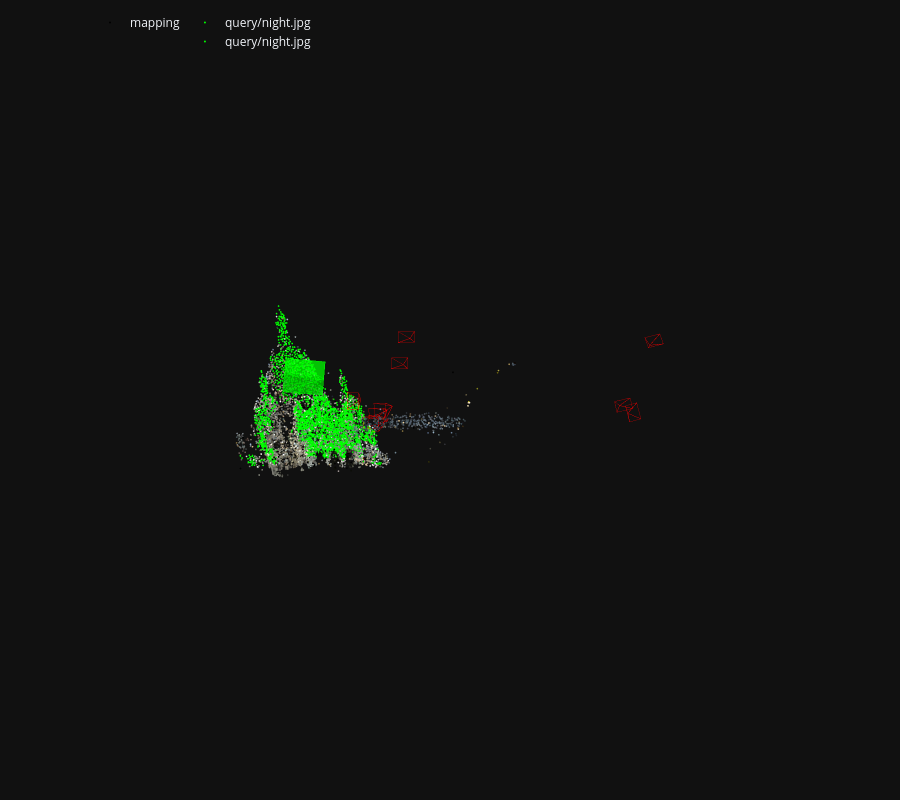

The notebook cell saved with this chart:
### Code cell
# pose = pycolmap.Image(tvec=ret['tvec'], qvec=ret['qvec'])
# pose = pycolmap.Image({
#     "qvec": np.array([
#         ret['cam_from_world'].rotation.quat[3],     # w
#         ret['cam_from_world'].rotation.quat[0],     # x
#         ret['cam_from_world'].rotation.quat[1],     # y
#         ret['cam_from_world'].rotation.quat[2],     # z
#     ], dtype=float),
#     "tvec": np.array(ret['cam_from_world'].translation, dtype=float),
#     "camera_id": 1,      # (bắt buộc, nhưng số gì cũng được nếu chỉ visualize)
#     "image_id": 1,
# })
# viz_3d.plot_camera_colmap(fig, pose, camera, color='rgba(0,255,0,0.5)', name=query, fill=True)
viz_3d_1.plot_camera_colmap(fig, ret, camera, color='rgba(0,255,0,0.5)', name=query, fill=True)
# visualize 2D-3D correspodences
# inl_3d = np.array([model.points3D[pid].xyz for pid in np.array(log['points3D_ids'])[ret['inliers']]])
inl_3d = np.array([model.points3D[pid].xyz for pid in np.array(log['points3D_ids'])[ret['inlier_mask']]])
viz_3d_1.plot_points(fig, inl_3d, color="lime", ps=1, name=query)
fig.show()

### Figure 1 — Plotly figure (JSON) as saved in the notebook; plotly's stock layout.template omitted (floating-point values rounded to 4 significant figures; data arrays with more than 128 entries replaced by an {"elided": "..."} marker saying what was removed)
{"data": [{"legendgroup": "mapping", "marker": {"color": {"elided": "7365x3 int values"}, "line": {"width": 0}, "size": 1}, "mode": "markers", "name": "mapping", "type": "scatter3d", "x": {"elided": "7365 float values"}, "y": {"elided": "7365 float values"}, "z": {"elided": "7365 float values"}}, {"hovertemplate": "Image:<br>    image_id = 1<br>    camera_id = 1<br>    frame_id = 1<br>    data_id: data_t:<br>        sensor_id: sensor_t:<br>            type = SensorType.CAMERA<br>            id = 1<br>        id = 1<br>    camera: Camera:<br>        camera_id = 1<br>        sensor_id: sensor_t:<br>            type = SensorType.CAMERA<br>            id = 1<br>        model = CameraModelId.SIMPLE_RADIAL<br>        width = 780<br>        height = 1063<br>        focal_length = 1243.786830790643<br>        focal_length_x = 1243.786830790643<br>        focal_length_y = 1243.786830790643<br>        has_prior_focal_length = False<br>        principal_point_x = 390.0<br>        principal_point_y = 531.5<br>        params_info = f, cx, cy, k<br>        params = [1.24378683e+03 3.90000000e+02 5.31500000e+02 8.92278804e-03]<br>    frame: Frame:<br>        frame_id = 1<br>        rig_id = 1<br>        data_ids = {data_t(sensor_id=sensor_t(type=SensorType.CAMERA, id=1), id=1)}<br>        rig: Rig:<br>            rig_id = 1<br>            ref_sensor_id: sensor_t:<br>                type = SensorType.CAMERA<br>                id = 1<br>            non_ref_sensors = {}<br>        rig_from_world: Rigid3d:<br>            rotation: Rotation3d:<br>                quat = [ 0.06192758  0.20216578 -0.02429493  0.97708942]<br>            translation = [-0.86535677 -0.08929661 -1.38347893]<br>    name = 02928139_3448003521.jpg<br>    has_pose = True<br>    points2D = P ... 5288 elements ... ]<br>    num_points3D = 2695", "legendgroup": "mapping", "line": {"color": "rgba(255,0,0,0.5)", "width": 1}, "mode": "lines", "name": "1", "showlegend": false, "type": "scatter3d", "x": [-0.8654, -1.071, -0.896, -0.8654, -0.896, -0.9018, -0.8654, -0.9018, -1.076, -0.8654, -1.076, -1.071], "y": [-0.0893, -0.191, -0.1772, -0.0893, -0.1772, 0.07999, -0.0893, 0.07999, 0.06618, -0.0893, 0.06618, -0.191], "z": [-1.383, -1.127, -1.053, -1.383, -1.053, -1.087, -1.383, -1.087, -1.161, -1.383, -1.161, -1.127]}, {"hovertemplate": "Image:<br>    image_id = 2<br>    camera_id = 2<br>    frame_id = 2<br>    data_id: data_t:<br>        sensor_id: sensor_t:<br>            type = SensorType.CAMERA<br>            id = 2<br>        id = 2<br>    camera: Camera:<br>        camera_id = 2<br>        sensor_id: sensor_t:<br>            type = SensorType.CAMERA<br>            id = 2<br>        model = CameraModelId.SIMPLE_RADIAL<br>        width = 1080<br>        height = 695<br>        focal_length = 795.9337258160901<br>        focal_length_x = 795.9337258160901<br>        focal_length_y = 795.9337258160901<br>        has_prior_focal_length = False<br>        principal_point_x = 540.0<br>        principal_point_y = 347.5<br>        params_info = f, cx, cy, k<br>        params = [ 7.95933726e+02  5.40000000e+02  3.47500000e+02 -6.88322853e-03]<br>    frame: Frame:<br>        frame_id = 2<br>        rig_id = 2<br>        data_ids = {data_t(sensor_id=sensor_t(type=SensorType.CAMERA, id=2), id=2)}<br>        rig: Rig:<br>            rig_id = 2<br>            ref_sensor_id: sensor_t:<br>                type = SensorType.CAMERA<br>                id = 2<br>            non_ref_sensors = {}<br>        rig_from_world: Rigid3d:<br>            rotation: Rotation3d:<br>                quat = [-3.41390676e-02  1.43330700e-01  3.29324671e-04  9.89085803e-01]<br>            translation = [-0.09984486 -1.1563251  -3.67948781]<br>    name = 03903474_1471484089.jpg<br>    has_pose = True<br>    points2D = P ... 5961 elements ... ]<br>    num_points3D = 2903", "legendgroup": "mapping", "line": {"color": "rgba(255,0,0,0.5)", "width": 1}, "mode": "lines", "name": "2", "showlegend": false, "type": "scatter3d", "x": [-0.09984, -0.2806, -0.02775, -0.09984, -0.02775, -0.0293, -0.09984, -0.0293, -0.2821, -0.09984, -0.2821, -0.2806], "y": [-1.156, -1.253, -1.255, -1.156, -1.255, -1.086, -1.156, -1.086, -1.083, -1.156, -1.083, -1.253], "z": [-3.679, -3.537, -3.462, -3.679, -3.462, -3.45, -3.679, -3.45, -3.525, -3.679, -3.525, -3.537]}, {"hovertemplate": "Image:<br>    image_id = 3<br>    camera_id = 3<br>    frame_id = 3<br>    data_id: data_t:<br>        sensor_id: sensor_t:<br>            type = SensorType.CAMERA<br>            id = 3<br>        id = 3<br>    camera: Camera:<br>        camera_id = 3<br>        sensor_id: sensor_t:<br>            type = SensorType.CAMERA<br>            id = 3<br>        model = CameraModelId.SIMPLE_RADIAL<br>        width = 1068<br>        height = 694<br>        focal_length = 870.086598464588<br>        focal_length_x = 870.086598464588<br>        focal_length_y = 870.086598464588<br>        has_prior_focal_length = False<br>        principal_point_x = 534.0<br>        principal_point_y = 347.0<br>        params_info = f, cx, cy, k<br>        params = [ 8.70086598e+02  5.34000000e+02  3.47000000e+02 -1.95923032e-02]<br>    frame: Frame:<br>        frame_id = 3<br>        rig_id = 3<br>        data_ids = {data_t(sensor_id=sensor_t(type=SensorType.CAMERA, id=3), id=3)}<br>        rig: Rig:<br>            rig_id = 3<br>            ref_sensor_id: sensor_t:<br>                type = SensorType.CAMERA<br>                id = 3<br>            non_ref_sensors = {}<br>        rig_from_world: Rigid3d:<br>            rotation: Rotation3d:<br>                quat = [ 0.02324549 -0.14484989  0.11486423  0.98248886]<br>            translation = [ 3.15236165 -0.04735117 -2.3542047 ]<br>    name = 10265353_3838484249.jpg<br>    has_pose = True<br>    points2D = P ... 7452 elements ... ]<br>    num_points3D = 3619", "legendgroup": "mapping", "line": {"color": "rgba(255,0,0,0.5)", "width": 1}, "mode": "lines", "name": "3", "showlegend": false, "type": "scatter3d", "x": [3.152, 3.074, 3.317, 3.152, 3.317, 3.354, 3.152, 3.354, 3.111, 3.152, 3.111, 3.074], "y": [-0.04735, -0.0968, -0.1574, -0.04735, -0.1574, 0.007369, -0.04735, 0.007369, 0.06798, -0.04735, 0.06798, -0.0968], "z": [-2.354, -2.108, -2.181, -2.354, -2.181, -2.194, -2.354, -2.194, -2.121, -2.354, -2.121, -2.108]}, {"hovertemplate": "Image:<br>    image_id = 4<br>    camera_id = 4<br>    frame_id = 4<br>    data_id: data_t:<br>        sensor_id: sensor_t:<br>            type = SensorType.CAMERA<br>            id = 4<br>        id = 4<br>    camera: Camera:<br>        camera_id = 4<br>        sensor_id: sensor_t:<br>            type = SensorType.CAMERA<br>            id = 4<br>        model = CameraModelId.SIMPLE_RADIAL<br>        width = 1013<br>        height = 673<br>        focal_length = 2024.2003712895953<br>        focal_length_x = 2024.2003712895953<br>        focal_length_y = 2024.2003712895953<br>        has_prior_focal_length = False<br>        principal_point_x = 506.5<br>        principal_point_y = 336.5<br>        params_info = f, cx, cy, k<br>        params = [ 2.02420037e+03  5.06500000e+02  3.36500000e+02 -6.60288827e-02]<br>    frame: Frame:<br>        frame_id = 4<br>        rig_id = 4<br>        data_ids = {data_t(sensor_id=sensor_t(type=SensorType.CAMERA, id=4), id=4)}<br>        rig: Rig:<br>            rig_id = 4<br>            ref_sensor_id: sensor_t:<br>                type = SensorType.CAMERA<br>                id = 4<br>            non_ref_sensors = {}<br>        rig_from_world: Rigid3d:<br>            rotation: Rotation3d:<br>                quat = [0.0752124  0.1676232  0.00099481 0.9829774 ]<br>            translation = [-0.4555167   0.37877063  4.75627711]<br>    name = 17295357_9106075285.jpg<br>    has_pose = True<br>    points2D = P ... 5992 elements ... ]<br>    num_points3D = 2777", "legendgroup": "mapping", "line": {"color": "rgba(255,0,0,0.5)", "width": 1}, "mode": "lines", "name": "4", "showlegend": false, "type": "scatter3d", "x": [-0.4555, -0.7372, -0.5038, -0.4555, -0.5038, -0.4994, -0.4555, -0.4994, -0.7328, -0.4555, -0.7328, -0.7372], "y": [0.3788, 0.3679, 0.3737, 0.3788, 0.3737, 0.5361, 0.3788, 0.5361, 0.5304, 0.3788, 0.5304, 0.3679], "z": [4.756, 5.188, 5.27, 4.756, 5.27, 5.246, 4.756, 5.246, 5.164, 4.756, 5.164, 5.188]}, {"hovertemplate": "Image:<br>    image_id = 5<br>    camera_id = 5<br>    frame_id = 5<br>    data_id: data_t:<br>        sensor_id: sensor_t:<br>            type = SensorType.CAMERA<br>            id = 5<br>        id = 5<br>    camera: Camera:<br>        camera_id = 5<br>        sensor_id: sensor_t:<br>            type = SensorType.CAMERA<br>            id = 5<br>        model = CameraModelId.SIMPLE_RADIAL<br>        width = 1067<br>        height = 694<br>        focal_length = 853.3147010316561<br>        focal_length_x = 853.3147010316561<br>        focal_length_y = 853.3147010316561<br>        has_prior_focal_length = False<br>        principal_point_x = 533.5<br>        principal_point_y = 347.0<br>        params_info = f, cx, cy, k<br>        params = [8.53314701e+02 5.33500000e+02 3.47000000e+02 6.25201696e-03]<br>    frame: Frame:<br>        frame_id = 5<br>        rig_id = 5<br>        data_ids = {data_t(sensor_id=sensor_t(type=SensorType.CAMERA, id=5), id=5)}<br>        rig: Rig:<br>            rig_id = 5<br>            ref_sensor_id: sensor_t:<br>                type = SensorType.CAMERA<br>                id = 5<br>            non_ref_sensors = {}<br>        rig_from_world: Rigid3d:<br>            rotation: Rotation3d:<br>                quat = [-0.12034216 -0.18243889  0.15192684  0.96392533]<br>            translation = [ 3.62155421 -0.98846067 -2.44203984]<br>    name = 32809961_8274055477.jpg<br>    has_pose = True<br>    points2D = P ... 5325 elements ... ]<br>    num_points3D = 2526", "legendgroup": "mapping", "line": {"color": "rgba(255,0,0,0.5)", "width": 1}, "mode": "lines", "name": "5", "showlegend": false, "type": "scatter3d", "x": [3.622, 3.543, 3.774, 3.622, 3.774, 3.831, 3.622, 3.831, 3.6, 3.622, 3.6, 3.543], "y": [-0.9885, -1.094, -1.159, -0.9885, -1.159, -1.002, -0.9885, -1.002, -0.9376, -0.9885, -0.9376, -1.094], "z": [-2.442, -2.218, -2.319, -2.442, -2.319, -2.289, -2.442, -2.289, -2.188, -2.442, -2.188, -2.218]}, {"hovertemplate": "Image:<br>    image_id = 6<br>    camera_id = 6<br>    frame_id = 6<br>    data_id: data_t:<br>        sensor_id: sensor_t:<br>            type = SensorType.CAMERA<br>            id = 6<br>        id = 6<br>    camera: Camera:<br>        camera_id = 6<br>        sensor_id: sensor_t:<br>            type = SensorType.CAMERA<br>            id = 6<br>        model = CameraModelId.SIMPLE_RADIAL<br>        width = 1083<br>        height = 698<br>        focal_length = 856.6520101686133<br>        focal_length_x = 856.6520101686133<br>        focal_length_y = 856.6520101686133<br>        has_prior_focal_length = False<br>        principal_point_x = 541.5<br>        principal_point_y = 349.0<br>        params_info = f, cx, cy, k<br>        params = [ 8.56652010e+02  5.41500000e+02  3.49000000e+02 -1.51180031e-02]<br>    frame: Frame:<br>        frame_id = 6<br>        rig_id = 6<br>        data_ids = {data_t(sensor_id=sensor_t(type=SensorType.CAMERA, id=6), id=6)}<br>        rig: Rig:<br>            rig_id = 6<br>            ref_sensor_id: sensor_t:<br>                type = SensorType.CAMERA<br>                id = 6<br>            non_ref_sensors = {}<br>        rig_from_world: Rigid3d:<br>            rotation: Rotation3d:<br>                quat = [-0.0303006   0.14591685 -0.00677813  0.98880949]<br>            translation = [-0.20349817 -0.68031899 -2.31597248]<br>    name = 44120379_8371960244.jpg<br>    has_pose = True<br>    points2D = P ... 4842 elements ... ]<br>    num_points3D = 3207", "legendgroup": "mapping", "line": {"color": "rgba(255,0,0,0.5)", "width": 1}, "mode": "lines", "name": "6", "showlegend": false, "type": "scatter3d", "x": [-0.2035, -0.3884, -0.1353, -0.2035, -0.1353, -0.1391, -0.2035, -0.1391, -0.3922, -0.2035, -0.3922, -0.3884], "y": [-0.6803, -0.7789, -0.7777, -0.6803, -0.7777, -0.6076, -0.6803, -0.6076, -0.6088, -0.6803, -0.6088, -0.7789], "z": [-2.316, -2.159, -2.083, -2.316, -2.083, -2.073, -2.316, -2.073, -2.149, -2.316, -2.149, -2.159]}, {"hovertemplate": "Image:<br>    image_id = 7<br>    camera_id = 7<br>    frame_id = 7<br>    data_id: data_t:<br>        sensor_id: sensor_t:<br>            type = SensorType.CAMERA<br>            id = 7<br>        id = 7<br>    camera: Camera:<br>        camera_id = 7<br>        sensor_id: sensor_t:<br>            type = SensorType.CAMERA<br>            id = 7<br>        model = CameraModelId.SIMPLE_RADIAL<br>        width = 761<br>        height = 1015<br>        focal_length = 2709.241932204964<br>        focal_length_x = 2709.241932204964<br>        focal_length_y = 2709.241932204964<br>        has_prior_focal_length = False<br>        principal_point_x = 380.5<br>        principal_point_y = 507.5<br>        params_info = f, cx, cy, k<br>        params = [ 2.70924193e+03  3.80500000e+02  5.07500000e+02 -1.35224340e-01]<br>    frame: Frame:<br>        frame_id = 7<br>        rig_id = 7<br>        data_ids = {data_t(sensor_id=sensor_t(type=SensorType.CAMERA, id=7), id=7)}<br>        rig: Rig:<br>            rig_id = 7<br>            ref_sensor_id: sensor_t:<br>                type = SensorType.CAMERA<br>                id = 7<br>            non_ref_sensors = {}<br>        rig_from_world: Rigid3d:<br>            rotation: Rotation3d:<br>                quat = [ 8.10113819e-02  1.48494544e-01 -3.30119420e-06  9.85589431e-01]<br>            translation = [-0.37266756  0.31518426  4.699336  ]<br>    name = 51091044_3486849416.jpg<br>    has_pose = True<br>    points2D = P ... 6526 elements ... ]<br>    num_points3D = 3895", "legendgroup": "mapping", "line": {"color": "rgba(255,0,0,0.5)", "width": 1}, "mode": "lines", "name": "7", "showlegend": false, "type": "scatter3d", "x": [-0.3727, -0.6581, -0.4805, -0.3727, -0.4805, -0.4745, -0.3727, -0.4745, -0.6521, -0.3727, -0.6521, -0.6581], "y": [0.3152, 0.2963, 0.3008, 0.3152, 0.3008, 0.5453, 0.3152, 0.5453, 0.5408, 0.3152, 0.5408, 0.2963], "z": [4.699, 5.316, 5.37, 4.699, 5.37, 5.33, 4.699, 5.33, 5.276, 4.699, 5.276, 5.316]}, {"hovertemplate": "Image:<br>    image_id = 8<br>    camera_id = 8<br>    frame_id = 8<br>    data_id: data_t:<br>        sensor_id: sensor_t:<br>            type = SensorType.CAMERA<br>            id = 8<br>        id = 8<br>    camera: Camera:<br>        camera_id = 8<br>        sensor_id: sensor_t:<br>            type = SensorType.CAMERA<br>            id = 8<br>        model = CameraModelId.SIMPLE_RADIAL<br>        width = 779<br>        height = 1052<br>        focal_length = 1078.8096466864927<br>        focal_length_x = 1078.8096466864927<br>        focal_length_y = 1078.8096466864927<br>        has_prior_focal_length = False<br>        principal_point_x = 389.5<br>        principal_point_y = 526.0<br>        params_info = f, cx, cy, k<br>        params = [1.07880965e+03 3.89500000e+02 5.26000000e+02 2.75557899e-03]<br>    frame: Frame:<br>        frame_id = 8<br>        rig_id = 8<br>        data_ids = {data_t(sensor_id=sensor_t(type=SensorType.CAMERA, id=8), id=8)}<br>        rig: Rig:<br>            rig_id = 8<br>            ref_sensor_id: sensor_t:<br>                type = SensorType.CAMERA<br>                id = 8<br>            non_ref_sensors = {}<br>        rig_from_world: Rigid3d:<br>            rotation: Rotation3d:<br>                quat = [ 0.01920972 -0.15960525  0.13046109  0.97833382]<br>            translation = [ 3.27930546  0.08350991 -2.12292455]<br>    name = 60584745_2207571072.jpg<br>    has_pose = True<br>    points2D = P ... 6689 elements ... ]<br>    num_points3D = 3077", "legendgroup": "mapping", "line": {"color": "rgba(255,0,0,0.5)", "width": 1}, "mode": "lines", "name": "8", "showlegend": false, "type": "scatter3d", "x": [3.279, 3.244, 3.418, 3.279, 3.418, 3.482, 3.279, 3.482, 3.308, 3.279, 3.308, 3.244], "y": [0.08351, -0.01665, -0.06637, 0.08351, -0.06637, 0.1815, 0.08351, 0.1815, 0.2313, 0.08351, 0.2313, -0.01665], "z": [-2.123, -1.834, -1.892, -2.123, -1.892, -1.913, -2.123, -1.913, -1.854, -2.123, -1.854, -1.834]}, {"hovertemplate": "Image:<br>    image_id = 9<br>    camera_id = 9<br>    frame_id = 9<br>    data_id: data_t:<br>        sensor_id: sensor_t:<br>            type = SensorType.CAMERA<br>            id = 9<br>        id = 9<br>    camera: Camera:<br>        camera_id = 9<br>        sensor_id: sensor_t:<br>            type = SensorType.CAMERA<br>            id = 9<br>        model = CameraModelId.SIMPLE_RADIAL<br>        width = 675<br>        height = 1012<br>        focal_length = 2818.725020458108<br>        focal_length_x = 2818.725020458108<br>        focal_length_y = 2818.725020458108<br>        has_prior_focal_length = False<br>        principal_point_x = 337.5<br>        principal_point_y = 506.0<br>        params_info = f, cx, cy, k<br>        params = [ 2.81872502e+03  3.37500000e+02  5.06000000e+02 -7.58091164e-02]<br>    frame: Frame:<br>        frame_id = 9<br>        rig_id = 9<br>        data_ids = {data_t(sensor_id=sensor_t(type=SensorType.CAMERA, id=9), id=9)}<br>        rig: Rig:<br>            rig_id = 9<br>            ref_sensor_id: sensor_t:<br>                type = SensorType.CAMERA<br>                id = 9<br>            non_ref_sensors = {}<br>        rig_from_world: Rigid3d:<br>            rotation: Rotation3d:<br>                quat = [ 0.06968825  0.17252626 -0.00287087  0.98253244]<br>            translation = [-0.43230471  0.55338226  5.37637068]<br>    name = 71295362_4051449754.jpg<br>    has_pose = True<br>    points2D = P ... 7037 elements ... ]<br>    num_points3D = 3695", "legendgroup": "mapping", "line": {"color": "rgba(255,0,0,0.5)", "width": 1}, "mode": "lines", "name": "9", "showlegend": false, "type": "scatter3d", "x": [-0.4323, -0.7457, -0.5907, -0.4323, -0.5907, -0.5861, -0.4323, -0.5861, -0.7411, -0.4323, -0.7411, -0.7457], "y": [0.5534, 0.5222, 0.5271, 0.5534, 0.5271, 0.7717, 0.5534, 0.7717, 0.7668, 0.5534, 0.7668, 0.5222], "z": [5.376, 6.006, 6.062, 5.376, 6.062, 6.028, 5.376, 6.028, 5.972, 5.376, 5.972, 6.006]}, {"hovertemplate": "Image:<br>    image_id = 10<br>    camera_id = 10<br>    frame_id = 10<br>    data_id: data_t:<br>        sensor_id: sensor_t:<br>            type = SensorType.CAMERA<br>            id = 10<br>        id = 10<br>    camera: Camera:<br>        camera_id = 10<br>        sensor_id: sensor_t:<br>            type = SensorType.CAMERA<br>            id = 10<br>        model = CameraModelId.SIMPLE_RADIAL<br>        width = 1020<br>        height = 765<br>        focal_length = 2821.671203097149<br>        focal_length_x = 2821.671203097149<br>        focal_length_y = 2821.671203097149<br>        has_prior_focal_length = False<br>        principal_point_x = 510.0<br>        principal_point_y = 382.5<br>        params_info = f, cx, cy, k<br>        params = [ 2.82167120e+03  5.10000000e+02  3.82500000e+02 -1.07570765e-01]<br>    frame: Frame:<br>        frame_id = 10<br>        rig_id = 10<br>        data_ids = {data_t(sensor_id=sensor_t(type=SensorType.CAMERA, id=10), id=10)}<br>        rig: Rig:<br>            rig_id = 10<br>            ref_sensor_id: sensor_t:<br>                type = SensorType.CAMERA<br>                id = 10<br>            non_ref_sensors = {}<br>        rig_from_world: Rigid3d:<br>            rotation: Rotation3d:<br>                quat = [0.05572124 0.1676039  0.00634593 0.984258  ]<br>            translation = [-0.47268847  0.52985847  4.69621313]<br>    name = 93341989_396310999.jpg<br>    has_pose = True<br>    points2D = P ... 6883 elements ... ]<br>    num_points3D = 3776", "legendgroup": "mapping", "line": {"color": "rgba(255,0,0,0.5)", "width": 1}, "mode": "lines", "name": "10", "showlegend": false, "type": "scatter3d", "x": [-0.4727, -0.8199, -0.5849, -0.4727, -0.5849, -0.5791, -0.4727, -0.5791, -0.8141, -0.4727, -0.8141, -0.8199], "y": [0.5299, 0.5133, 0.5149, 0.5299, 0.5149, 0.7005, 0.5299, 0.7005, 0.6989, 0.5299, 0.6989, 0.5133], "z": [4.696, 5.311, 5.393, 4.696, 5.393, 5.373, 4.696, 5.373, 5.291, 4.696, 5.291, 5.311]}, {"color": "rgba(0,255,0,0.5)", "hovertemplate": "", "i": [0, 0, 0, 0], "j": [1, 2, 3, 4], "k": [2, 3, 4, 1], "legendgroup": "query/night.jpg", "name": "query/night.jpg", "showlegend": false, "type": "mesh3d", "x": [-1.438, -2.027, -1.415, -1.461, -2.073, -2.027], "y": [-0.4633, -0.754, -0.6855, -0.1724, -0.241, -0.754], "z": [-2.29, -1.819, -1.513, -1.536, -1.842, -1.819]}, {"hovertemplate": "", "legendgroup": "query/night.jpg", "line": {"color": "rgba(0,255,0,0.5)", "width": 1}, "mode": "lines", "name": "query/night.jpg", "showlegend": false, "type": "scatter3d", "x": [-1.438, -2.027, -1.415, -1.438, -1.415, -1.461, -1.438, -1.461, -2.073, -1.438, -2.073, -2.027], "y": [-0.4633, -0.754, -0.6855, -0.4633, -0.6855, -0.1724, -0.4633, -0.1724, -0.241, -0.4633, -0.241, -0.754], "z": [-2.29, -1.819, -1.513, -2.29, -1.513, -1.536, -2.29, -1.536, -1.842, -2.29, -1.842, -1.819]}, {"legendgroup": "query/night.jpg", "marker": {"color": "lime", "line": {"width": 0}, "size": 1}, "mode": "markers", "name": "query/night.jpg", "type": "scatter3d", "x": {"elided": "5744 float values"}, "y": {"elided": "5744 float values"}, "z": {"elided": "5744 float values"}}, {"color": "rgba(0,255,0,0.5)", "hovertemplate": "", "i": [0, 0, 0, 0], "j": [1, 2, 3, 4], "k": [2, 3, 4, 1], "legendgroup": "query/night.jpg", "name": "query/night.jpg", "showlegend": false, "type": "mesh3d", "x": [-1.438, -2.027, -1.415, -1.461, -2.073, -2.027], "y": [-0.4633, -0.754, -0.6855, -0.1724, -0.241, -0.754], "z": [-2.29, -1.819, -1.513, -1.536, -1.842, -1.819]}, {"hovertemplate": "", "legendgroup": "query/night.jpg", "line": {"color": "rgba(0,255,0,0.5)", "width": 1}, "mode": "lines", "name": "query/night.jpg", "showlegend": false, "type": "scatter3d", "x": [-1.438, -2.027, -1.415, -1.438, -1.415, -1.461, -1.438, -1.461, -2.073, -1.438, -2.073, -2.027], "y": [-0.4633, -0.754, -0.6855, -0.4633, -0.6855, -0.1724, -0.4633, -0.1724, -0.241, -0.4633, -0.241, -0.754], "z": [-2.29, -1.819, -1.513, -2.29, -1.513, -1.536, -2.29, -1.536, -1.842, -2.29, -1.842, -1.819]}, {"legendgroup": "query/night.jpg", "marker": {"color": "lime", "line": {"width": 0}, "size": 1}, "mode": "markers", "name": "query/night.jpg", "type": "scatter3d", "x": {"elided": "5744 float values"}, "y": {"elided": "5744 float values"}, "z": {"elided": "5744 float values"}}], "layout": {"height": 800, "legend": {"orientation": "h", "x": 0.1, "xanchor": "left", "y": 0.99, "yanchor": "top"}, "margin": {"b": 0, "l": 0, "pad": 0, "r": 0, "t": 0}, "scene": {"aspectmode": "data", "camera": {"eye": {"x": 0, "y": -0.1, "z": -2}, "projection": {"type": "orthographic"}, "up": {"x": 0, "y": -1, "z": 0}}, "dragmode": "orbit", "xaxis": {"autorange": true, "showbackground": false, "showgrid": false, "showline": false, "showticklabels": true, "visible": false}, "yaxis": {"autorange": true, "showbackground": false, "showgrid": false, "showline": false, "showticklabels": true, "visible": false}, "zaxis": {"autorange": true, "showbackground": false, "showgrid": false, "showline": false, "showticklabels": true, "visible": false}}}}
